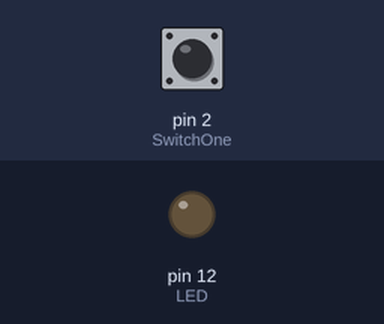
The sketch below on a simulated Arduino Uno, built with avr-gcc and run on an emulated ATmega328P. On the bench: output pins drawn as LEDs (lit = HIGH). The inputs (shaded band) are chosen by the test bench; at power-on: pin 2 (SwitchOne) LOW.

Above: at 1.2 s.
1.3 s: pin 2 (SwitchOne) pulled HIGH for 0.15 s
At 3.8 s:
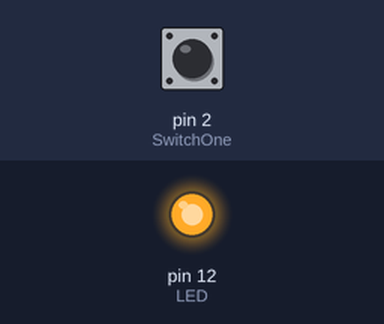
Timing chart, 0 to 10.4 s (numbered marks = the images above; inputs shaded):
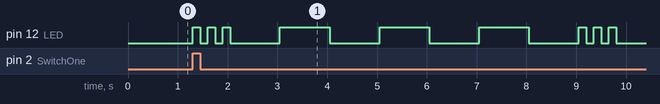

Measured:
- after the input at 1.3 s, pin 12 (LED): LOW → HIGH at once, → LOW 0.15 s later, → HIGH 0.15 s later, → LOW 0.15 s later, … (18 changes in this stretch)

The sketch:

day_3.ino
```cpp
/*

*/
int LED = 12;
int SwitchOne = 2;


void setup() {
  pinMode(LED, OUTPUT); // initialize this light pin as an output
  pinMode(SwitchOne, INPUT); // initialize this switch pin as an input

}
void loop() {
  if (digitalRead(SwitchOne) == HIGH){
    digitalWrite(LED, LOW); // set value to 5V
    digitalWrite(LED, HIGH); // set value to 5V
    delay(150);
    digitalWrite(LED, LOW); // set value to 5V
    delay(150);
    digitalWrite(LED, HIGH); // set value to 5V
    delay(150);
    digitalWrite(LED, LOW); // set value to 5V
    delay(150);
    digitalWrite(LED, HIGH); // set value to 5V
    delay(150);
    digitalWrite(LED, LOW); // set value to 5V
    delay(1000);

    digitalWrite(LED, HIGH); // set value to 5V
    delay(1000);
    digitalWrite(LED, LOW); // set value to 5V
    delay(1000);
    digitalWrite(LED, HIGH); // set value to 5V
    delay(1000);
    digitalWrite(LED, LOW); // set value to 5V
    delay(1000);
    digitalWrite(LED, HIGH); // set value to 5V
    delay(1000);
    digitalWrite(LED, LOW); // set value to 5V
    delay(1000);

    digitalWrite(LED, HIGH); // set value to 5V
    delay(150);
    digitalWrite(LED, LOW); // set value to 5V
    delay(150);
    digitalWrite(LED, HIGH); // set value to 5V
    delay(150);
    digitalWrite(LED, LOW); // set value to 5V
    delay(150);
    digitalWrite(LED, HIGH); // set value to 5V
    delay(150);
    digitalWrite(LED, LOW); // set value to 5V
    delay(1000);

  }

  else{
    digitalWrite(LED, LOW); // turn LED off
  }
}
```
